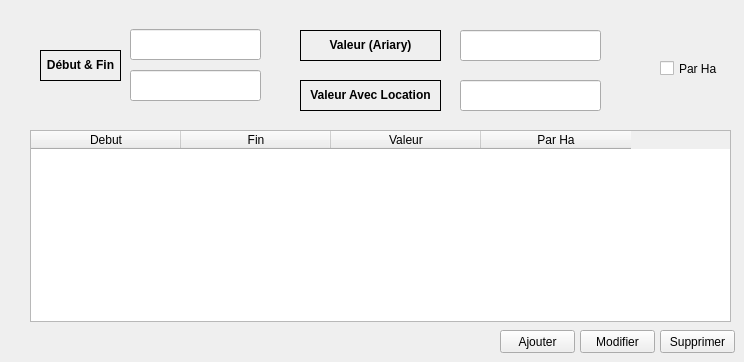
             <widget class="QWidget" name="page_18">
              <widget class="QLineEdit" name="lineEdit_101">
               <property name="geometry">
                <rect>
                 <x>460</x>
                 <y>80</y>
                 <width>141</width>
                 <height>31</height>
                </rect>
               </property>
              </widget>
              <widget class="QPushButton" name="pushButton_61">
               <property name="geometry">
                <rect>
                 <x>580</x>
                 <y>330</y>
                 <width>75</width>
                 <height>23</height>
                </rect>
               </property>
               <property name="text">
                <string>Modifier</string>
               </property>
              </widget>
              <widget class="QLineEdit" name="lineEdit_102">
               <property name="geometry">
                <rect>
                 <x>130</x>
                 <y>29</y>
                 <width>131</width>
                 <height>31</height>
                </rect>
               </property>
              </widget>
              <widget class="QCheckBox" name="checkBox_11">
               <property name="geometry">
                <rect>
                 <x>660</x>
                 <y>60</y>
                 <width>70</width>
                 <height>17</height>
                </rect>
               </property>
               <property name="text">
                <string>Par Ha</string>
               </property>
              </widget>
              <widget class="QLineEdit" name="lineEdit_103">
               <property name="geometry">
                <rect>
                 <x>460</x>
                 <y>30</y>
                 <width>141</width>
                 <height>31</height>
                </rect>
               </property>
              </widget>
              <widget class="QPushButton" name="pushButton_62">
               <property name="geometry">
                <rect>
                 <x>500</x>
                 <y>330</y>
                 <width>75</width>
                 <height>23</height>
                </rect>
               </property>
               <property name="text">
                <string>Ajouter</string>
               </property>
              </widget>
              <widget class="QTableWidget" name="tableWidget_21">
               <property name="geometry">
                <rect>
                 <x>30</x>
                 <y>130</y>
                 <width>701</width>
                 <height>192</height>
                </rect>
               </property>
               <attribute name="horizontalHeaderDefaultSectionSize">
                <number>150</number>
               </attribute>
               <column>
                <property name="text">
                 <string notr="true">Debut</string>
                </property>
               </column>
               <column>
                <property name="text">
                 <string notr="true">Fin</string>
                </property>
               </column>
               <column>
                <property name="text">
                 <string notr="true">Valeur</string>
                </property>
               </column>
               <column>
                <property name="text">
                 <string notr="true">Par Ha</string>
                </property>
               </column>
              </widget>
              <widget class="QPushButton" name="pushButton_63">
               <property name="geometry">
                <rect>
                 <x>660</x>
                 <y>330</y>
                 <width>75</width>
                 <height>23</height>
                </rect>
               </property>
               <property name="text">
                <string>Supprimer</string>
               </property>
              </widget>
              <widget class="QLabel" name="label_123">
               <property name="geometry">
                <rect>
                 <x>300</x>
                 <y>80</y>
                 <width>141</width>
                 <height>31</height>
                </rect>
               </property>
               <property name="frameShape">
                <enum>QFrame::Box</enum>
               </property>
               <property name="text">
                <string>&lt;html&gt;&lt;head/&gt;&lt;body&gt;&lt;p&gt;&lt;span style=&quot; font-weight:600;&quot;&gt;Valeur Avec Location&lt;/span&gt;&lt;/p&gt;&lt;/body&gt;&lt;/html&gt;</string>
               </property>
               <property name="alignment">
                <set>Qt::AlignCenter</set>
               </property>
              </widget>
              <widget class="QLabel" name="label_124">
               <property name="geometry">
                <rect>
                 <x>40</x>
                 <y>50</y>
                 <width>81</width>
                 <height>31</height>
                </rect>
               </property>
               <property name="frameShape">
                <enum>QFrame::Box</enum>
               </property>
               <property name="text">
                <string>&lt;html&gt;&lt;head/&gt;&lt;body&gt;&lt;p&gt;&lt;span style=&quot; font-weight:600;&quot;&gt;Début &amp;amp; Fin&lt;/span&gt;&lt;/p&gt;&lt;/body&gt;&lt;/html&gt;</string>
               </property>
               <property name="alignment">
                <set>Qt::AlignCenter</set>
               </property>
              </widget>
              <widget class="QLineEdit" name="lineEdit_104">
               <property name="geometry">
                <rect>
                 <x>130</x>
                 <y>70</y>
                 <width>131</width>
                 <height>31</height>
                </rect>
               </property>
              </widget>
              <widget class="QLabel" name="label_125">
               <property name="geometry">
                <rect>
                 <x>300</x>
                 <y>30</y>
                 <width>141</width>
                 <height>31</height>
                </rect>
               </property>
               <property name="frameShape">
                <enum>QFrame::Box</enum>
               </property>
               <property name="text">
                <string>&lt;html&gt;&lt;head/&gt;&lt;body&gt;&lt;p&gt;&lt;span style=&quot; font-weight:600;&quot;&gt;Valeur (Ariary)&lt;/span&gt;&lt;/p&gt;&lt;/body&gt;&lt;/html&gt;</string>
               </property>
               <property name="alignment">
                <set>Qt::AlignCenter</set>
               </property>
              </widget>
             </widget>
